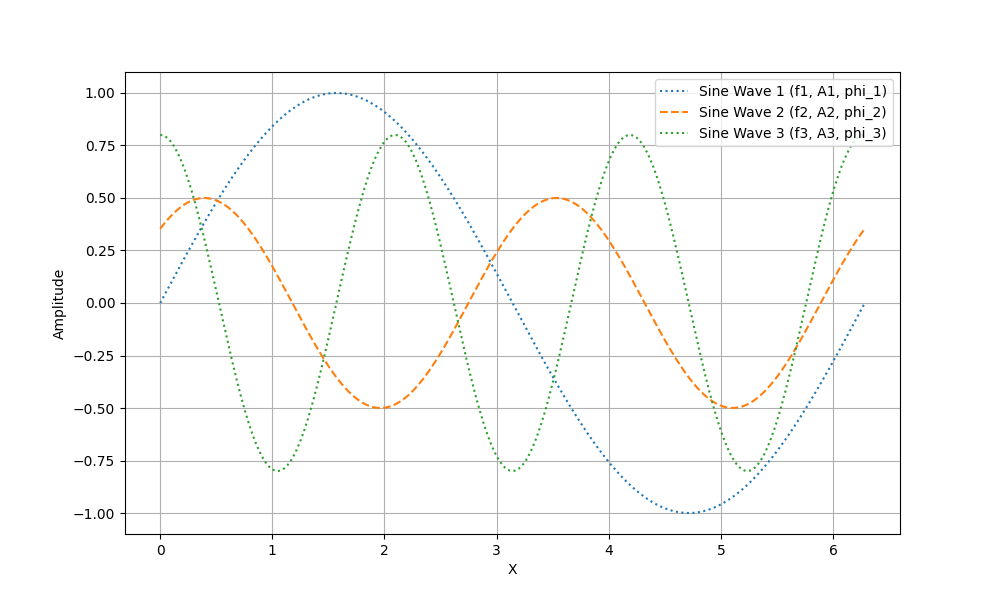

The script that drew this image:
import matplotlib.pyplot as plt
import numpy as np

# combined sine sequence
def do_combined_sine_sequence(length, f1, f2, f3, A1, A2, A3, phi_1, phi_2, phi_3):
    x = np.linspace(0, 2 * np.pi, length)  # do evenly spaced points
    y1 = A1 * np.sin(f1 * x + phi_1)
    y2 = A2 * np.sin(f2 * x + phi_2)
    y3 = A3 * np.sin(f3 * x + phi_3)

    return x, y1, y2, y3

# Parameters
length = 500
f1, f2, f3 = 1, 2, 3
A1, A2, A3 = 1, 0.5, 0.8
phi_1, phi_2, phi_3 = 0, np.pi/4, np.pi/2

# combined sine sequence
x, y1, y2, y3 = do_combined_sine_sequence(length, f1, f2, f3, A1, A2, A3, phi_1, phi_2, phi_3)

# Plot
plt.figure(figsize=(10, 6))
plt.plot(x, y1, label='Sine Wave 1 (f1, A1, phi_1)', linestyle='dotted')
plt.plot(x, y2, label='Sine Wave 2 (f2, A2, phi_2)', linestyle='dashed')
plt.plot(x, y3, label='Sine Wave 3 (f3, A3, phi_3)', linestyle='dotted')


plt.xlabel("X")
plt.ylabel("Amplitude")
plt.grid(True)
plt.legend()
plt.show()
